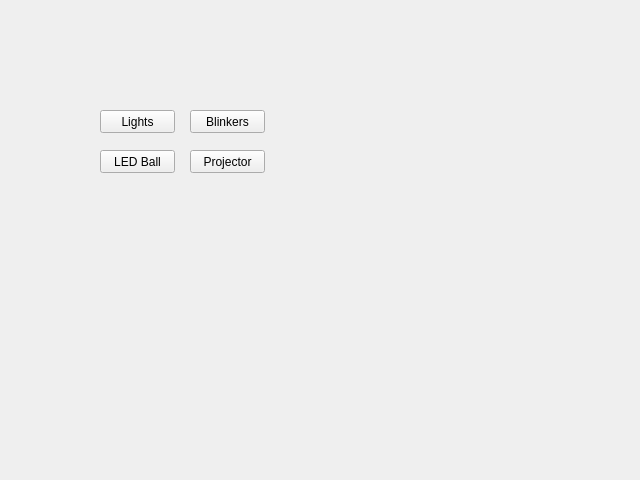
<?xml version="1.0" encoding="UTF-8"?>
<ui version="4.0">
 <class>timeMachine</class>
 <widget class="QWidget" name="timeMachine">
  <property name="geometry">
   <rect>
    <x>0</x>
    <y>0</y>
    <width>640</width>
    <height>480</height>
   </rect>
  </property>
  <property name="windowTitle">
   <string>timeMachine</string>
  </property>
  <widget class="QPushButton" name="pushButton">
   <property name="geometry">
    <rect>
     <x>100</x>
     <y>110</y>
     <width>75</width>
     <height>23</height>
    </rect>
   </property>
   <property name="text">
    <string>Lights</string>
   </property>
  </widget>
  <widget class="QPushButton" name="pushButton_2">
   <property name="geometry">
    <rect>
     <x>190</x>
     <y>110</y>
     <width>75</width>
     <height>23</height>
    </rect>
   </property>
   <property name="text">
    <string>Blinkers</string>
   </property>
  </widget>
  <widget class="QPushButton" name="pushButton_3">
   <property name="geometry">
    <rect>
     <x>190</x>
     <y>150</y>
     <width>75</width>
     <height>23</height>
    </rect>
   </property>
   <property name="text">
    <string>Projector</string>
   </property>
  </widget>
  <widget class="QPushButton" name="pushButton_4">
   <property name="geometry">
    <rect>
     <x>100</x>
     <y>150</y>
     <width>75</width>
     <height>23</height>
    </rect>
   </property>
   <property name="text">
    <string>LED Ball</string>
   </property>
  </widget>
 </widget>
 <resources/>
 <connections/>
</ui>
